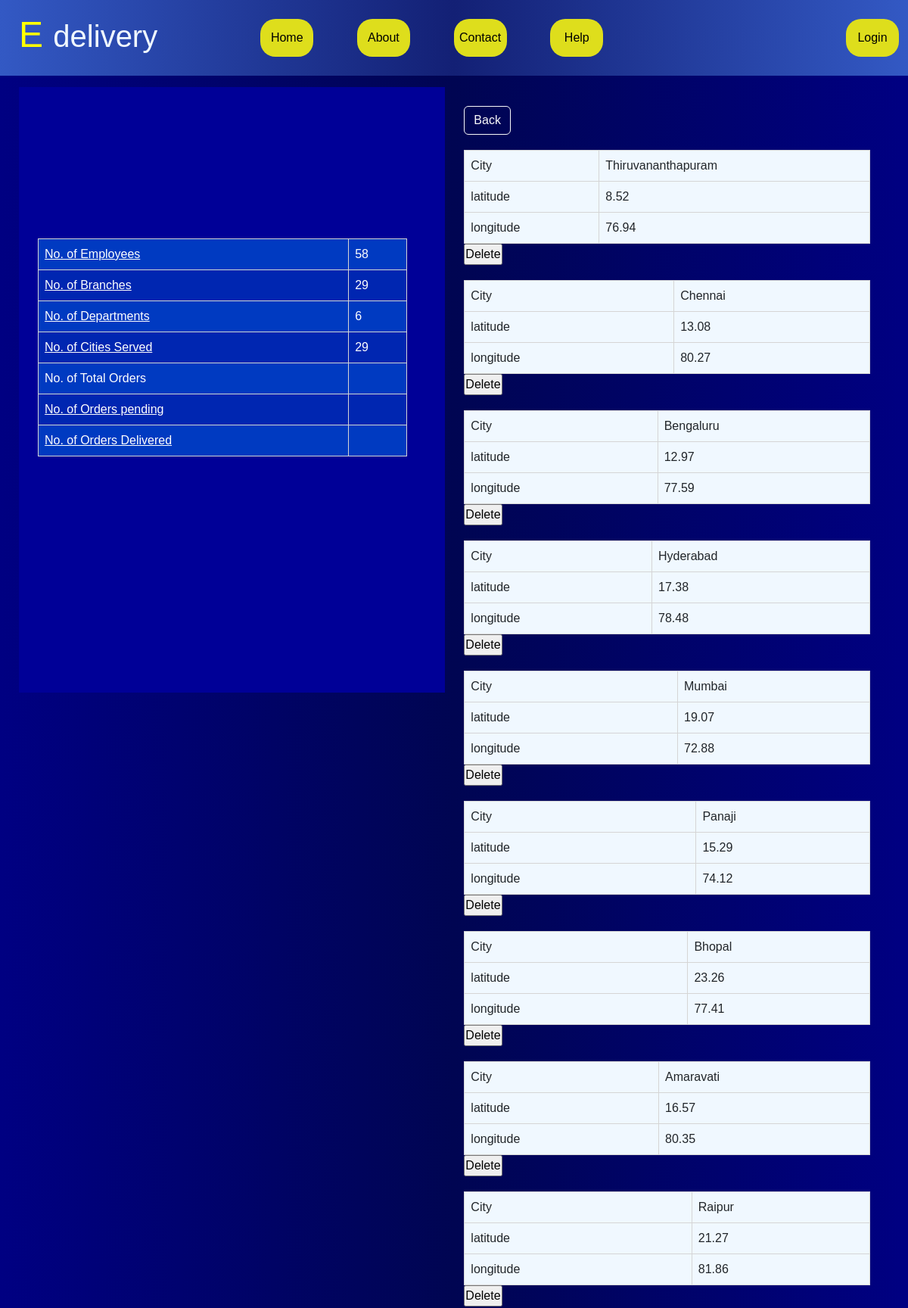
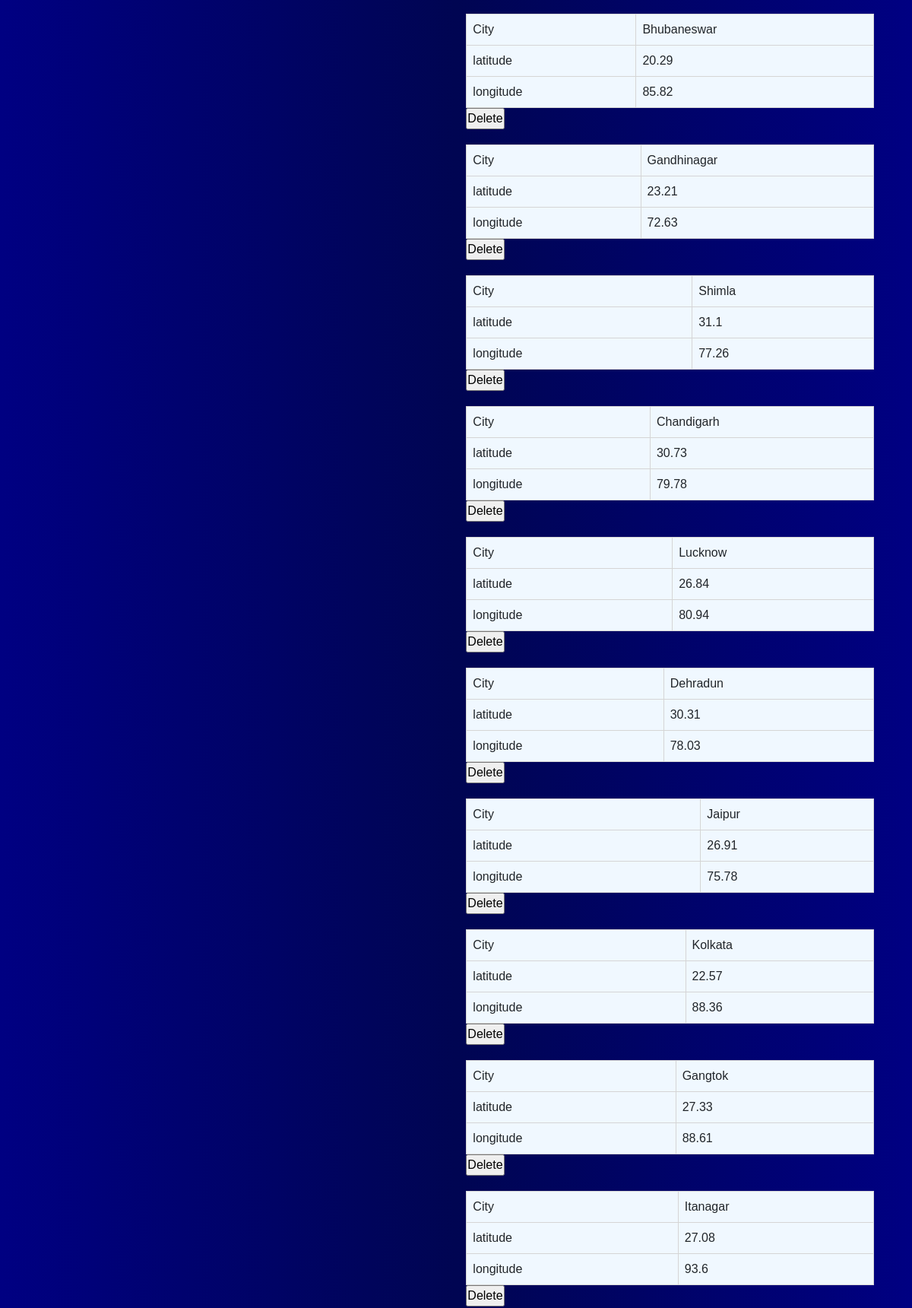
Page /cities_details (upper part) on the committed database (2 pictures, top to bottom).
### courier_service/models.py (models this page shows)
class cities(models.Model):
    name=models.CharField(max_length=50)
    latitude=models.FloatField()
    longitude=models.FloatField()

### courier_service/views.py (the view)
# urls.py: path('cities_details', views.cities_details, name='city_details'),
def cities_details(request):
    orders=Orders.objects.all()
    employees=Employees.objects.all()
    branches=Branches.objects.all()
    departments=Department.objects.all()
    city=cities.objects.all()
    context={
        'x' : len(employees),
        'y' : len(branches),
        'z' : len(departments),
        'c' : len(city),
        'o' : len(orders),
        'cities' : city
    }
    return render(request, 'cities_details.html',context)

### courier_service/templates/cities_details.html (shortened to what this page needs)
{% extends "layout.html" %}
{% load static %}
{% block csslink %}
<link rel="stylesheet" href="{% static "css/employee1.css" %}">
{% endblock %}
{% block pagebody %}
    <div class="employee_container">
        <div class="employee_container_control">
            <div class="employee_details">
                <div class="emp_img"></div>
                <div class="emp_detail_container">
                    <table>
                        <td><a href="/emp_details" type="button" style="color:white">No. of Employees</a></td>
                        <td>{{x}}</td></a>
                        <tr>
                        <td><a href="/branch_details" type="button" style="color:white">No. of Branches</a></td>
                        <td>{{y}}</td>
                        </tr>
                        <tr>
                        <td><a href="/dept_details" type="button" style="color:white">No. of Departments</a></td>
                        <td>{{z}}</td>
                        </tr>
                        <tr>
                        <td><a href="/cities_details" type="button" style="color:white">No. of Cities Served</a></td>
                        <td>{{c}}</td>
                        </tr>
                        <tr>
                            <td>No. of Total Orders</td>
                            <td>{{t}}</td>
                            </tr>
                            <tr>
                            <td><a href="/not_deliv" type="button" style="color:white">No. of Orders pending</a></td>
                            <td>{{n}}</td>
                            </tr>
                            <tr>
                            <td><a href="/deliv" type="button" style="color:white">No. of Orders Delivered</a></td>
                            <td>{{d}}</td>
                            </tr>
                    </table>
                </div>
            </div>
            <div class="parcel_details">
                <div><a href="admin_made" class="btn btn-outline-light">Back</a></div>
                   {%for i in cities%}
                    <div class="order_card">
                        <table>
                            <tr>
                                <td>City </td>
                                <td>{{i.name}}</td>
                            </tr>
                        <tr>
                            <td>latitude</td>
                            <td>{{i.latitude}}
                            </td>
                        </tr>
                        <tr>
                            <td>longitude</td>
                            <td>{{i.longitude}}</td>
                        </tr>
                    </table>
                    <form method="post">
                        <input type="submit" value="Delete">
                    </form>
                </div>
               {%endfor%}
            </div>
        </div>
    </div>
{%endblock%}

### courier_service/static/css/navbar.css (style rules this page uses)
* { margin: 0; padding: 0; box-sizing: border-box; font-family: 'Open Sans',sans-serif; }
body { background-color: #0a0027; }

### courier_service/static/css/employee1.css (style rules this page uses)
* { margin: 0; padding: 0; box-sizing: border-box; font-family: 'Open-Sans',sans-serif; }
body { background-image: linear-gradient(to right,#000082,#000552,#000082); }
.employee_container { padding-right: 10px; padding-left: 10px; margin-top: 15px; margin-right: auto; margin-left: auto; }
@media (min-width: 768px) { .employee_container { width: 750px; } }
@media (min-width: 992px) { .employee_container { width: 970px; } }
@media (min-width: 1200px) { .employee_container { width: 1170px; } }
.employee_container_control { display: flex; }
.employee_details { width: 100%; background-color: #000097; padding: 25px; }
@media (min-width: 900px) { .employee_details { height: 100vh; } }
.emp_img { height: 150px; width: 150px; border-radius: 50%; background-image: url("../media/employee_page_images/employee_photo.jpg"); background-position: center; background-size: cover; background-repeat: no-repeat; }
.emp_detail_container { margin: 25px; margin-left: 0; }
.parcel_details { margin: 25px; width: 100%; }
.order_card { margin: 20px 0; }
table { font-family: arial, sans-serif; border-collapse: collapse; width: 100%; }
td { border: 1px solid #d5d5d5; text-align: left; padding: 8px; }
.emp_detail_container tr:nth-child(even) { background-color: rgb(0, 38, 177); }
.emp_detail_container tr:nth-child(odd) { background-color: rgb(0, 58, 193); }
.emp_detail_container td { color: #fff; }
.parcel_details table { background-color: aliceblue; }

### rows in the picture
cities: name "Thiruvananthapuram", latitude "8.52", longitude "76.94"
cities: name "Chennai", latitude "13.08", longitude "80.27"
cities: name "Bengaluru", latitude "12.97", longitude "77.59"
cities: name "Hyderabad", latitude "17.38", longitude "78.48"
cities: name "Mumbai", latitude "19.07", longitude "72.88"
cities: name "Panaji", latitude "15.29", longitude "74.12"
cities: name "Bhopal", latitude "23.26", longitude "77.41"
cities: name "Amaravati", latitude "16.57", longitude "80.35"
cities: name "Raipur", latitude "21.27", longitude "81.86"
cities: name "Bhubaneswar", latitude "20.29", longitude "85.82"
cities: name "Gandhinagar", latitude "23.21", longitude "72.63"
cities: name "Shimla", latitude "31.1", longitude "77.26"
cities: name "Chandigarh", latitude "30.73", longitude "79.78"
cities: name "Lucknow", latitude "26.84", longitude "80.94"
cities: name "Dehradun", latitude "30.31", longitude "78.03"
cities: name "Jaipur", latitude "26.91", longitude "75.78"
cities: name "Kolkata", latitude "22.57", longitude "88.36"
cities: name "Gangtok", latitude "27.33", longitude "88.61"
cities: name "Itanagar", latitude "27.08", longitude "93.6"

### other values in the picture
{{ x }} "58"
{{ y }} "29"
{{ z }} "6"
{{ c }} "29"
